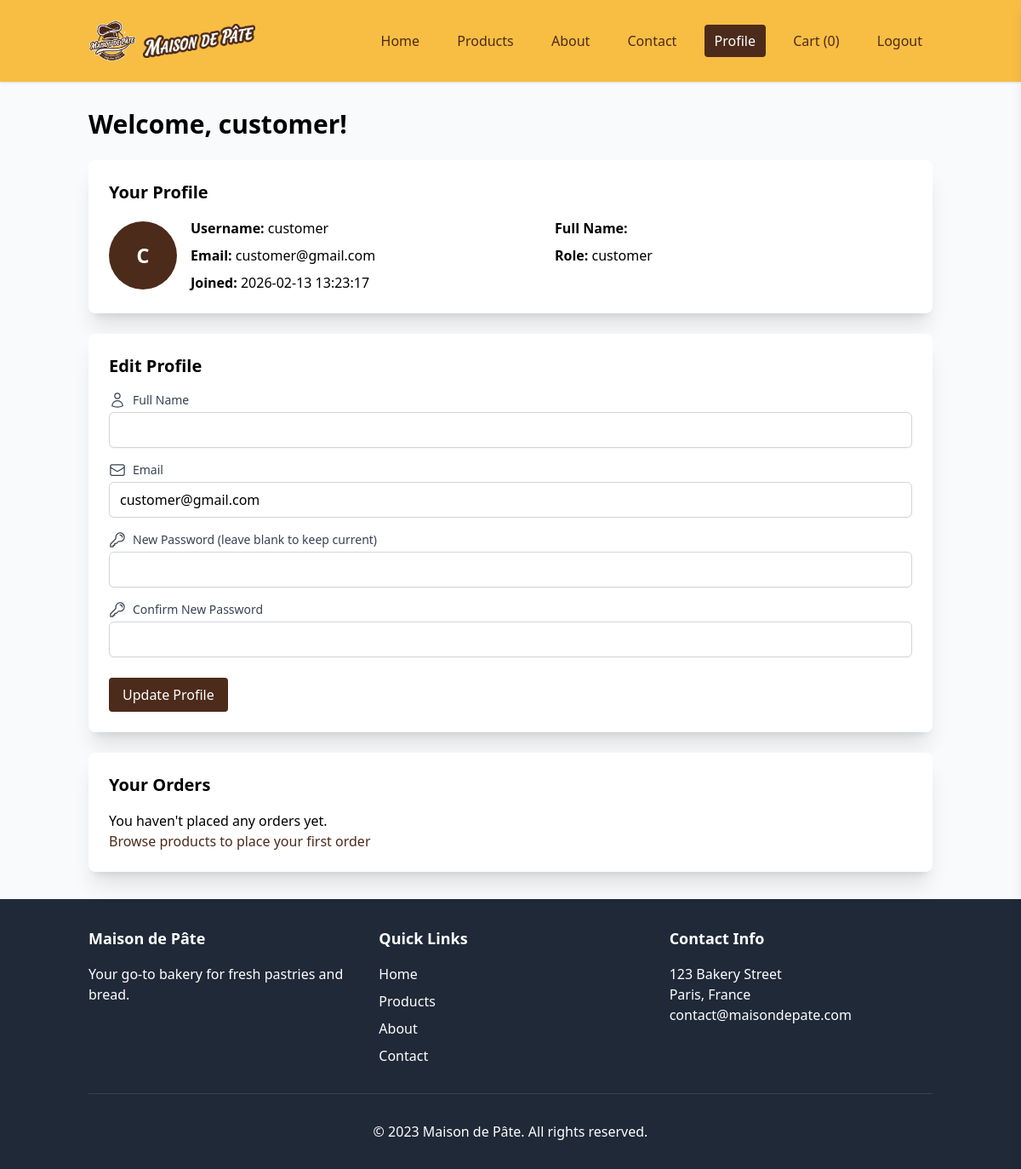
The app's page /dashboard.php (signed in) with its own data.
### tables this page shows
CREATE TABLE users (
    id INT AUTO_INCREMENT PRIMARY KEY,
    username VARCHAR(50) NOT NULL UNIQUE,
    fullname VARCHAR(100),
    email VARCHAR(100) NOT NULL UNIQUE,
    password VARCHAR(255) NOT NULL,
    role ENUM('customer', 'admin') DEFAULT 'customer',
    created_at TIMESTAMP DEFAULT CURRENT_TIMESTAMP
);

### includes/functions.php (called while the page is built, shortened)
<?php
function sanitize($input) {
    return htmlspecialchars(trim($input), ENT_QUOTES, 'UTF-8');
}
function getUser($pdo, $user_id) {
    $stmt = $pdo->prepare("SELECT * FROM users WHERE id = ?");
    $stmt->execute([$user_id]);
    return $stmt->fetch();
}
?>

### dashboard.php (the view, shortened to what this page needs)
<?php
require_once 'includes/functions.php';
require_once 'includes/db.php';
$user = getUser($pdo, $_SESSION['user_id']);
?>
<!DOCTYPE html>
<html lang="en">
<head>
    <script src="https://cdn.tailwindcss.com"></script>
    <link rel="stylesheet" href="https://cdnjs.cloudflare.com/ajax/libs/animate.css/4.1.1/animate.min.css">
</head>
<body class="bg-gray-50">
    <?php include 'includes/navbar.php'; ?>
    <div class="container mx-auto px-4 py-8">
        <h2 class="text-3xl font-bold mb-6 animate__animated animate__fadeInDown">Welcome, <?php echo sanitize($user['username']); ?>!</h2>
        <div class="bg-white p-6 rounded-lg shadow-xl mb-6 animate__animated animate__fadeInUp">
            <h3 class="text-xl font-semibold mb-4">Your Profile</h3>
            <div class="flex items-center space-x-4">
                <div class="w-20 h-20 bg-[#4c2b1b] rounded-full flex items-center justify-center text-white text-2xl font-bold">
                    <?php echo strtoupper(substr(sanitize($user['username']), 0, 1)); ?>
                </div>
                <div class="flex-1 grid grid-cols-1 md:grid-cols-2 gap-2">
                    <p><strong>Username:</strong> <?php echo sanitize($user['username']); ?></p>
                    <p><strong>Full Name:</strong> <?php echo sanitize($user['fullname'] ?? ''); ?></p>
                    <p><strong>Email:</strong> <?php echo sanitize($user['email']); ?></p>
                    <p><strong>Role:</strong> <?php echo sanitize($user['role']); ?></p>
                    <p><strong>Joined:</strong> <?php echo sanitize($user['created_at']); ?></p>
                </div>
            </div>
        </div>
        <div class="bg-white p-6 rounded-lg shadow-xl mb-6 animate__animated animate__fadeInUp">
            <h3 class="text-xl font-semibold mb-4">Edit Profile</h3>
                <form method="post">
                    <div class="mb-4">
                        <label for="fullname" class="block text-sm font-medium text-gray-700 flex items-center">
                            <span class="ml-2">Full Name</span>
                        </label>
                        <input type="text" name="fullname" id="fullname" value="<?php echo sanitize($user['fullname'] ?? ''); ?>" class="mt-1 block w-full px-3 py-2 border border-gray-300 rounded-md shadow-sm focus:outline-none focus:ring-[#4c2b1b] focus:border-[#4c2b1b]">
                    </div>
                    <div class="mb-4">
                        <label for="email" class="block text-sm font-medium text-gray-700 flex items-center">
                            <span class="ml-2">Email</span>
                        </label>
                        <input type="email" name="email" id="email" required value="<?php echo sanitize($user['email']); ?>" class="mt-1 block w-full px-3 py-2 border border-gray-300 rounded-md shadow-sm focus:outline-none focus:ring-[#4c2b1b] focus:border-[#4c2b1b]">
                    </div>
                    <div class="mb-4">
                        <label for="password" class="block text-sm font-medium text-gray-700 flex items-center">
                            <span class="ml-2">New Password (leave blank to keep current)</span>
                        </label>
                        <input type="password" name="password" id="password" class="mt-1 block w-full px-3 py-2 border border-gray-300 rounded-md shadow-sm focus:outline-none focus:ring-[#4c2b1b] focus:border-[#4c2b1b]">
                    </div>
                    <div class="mb-6">
                        <label for="confirm_password" class="block text-sm font-medium text-gray-700 flex items-center">
                            <span class="ml-2">Confirm New Password</span>
                        </label>
                        <input type="password" name="confirm_password" id="confirm_password" class="mt-1 block w-full px-3 py-2 border border-gray-300 rounded-md shadow-sm focus:outline-none focus:ring-[#4c2b1b] focus:border-[#4c2b1b]">
                    </div>
                    <button type="submit" class="bg-[#4c2b1b] text-white px-4 py-2 rounded hover:bg-[#3a1f14] transition duration-300">Update Profile</button>
                </form>
            </div>
            <div class="bg-white p-6 rounded-lg shadow-xl animate__animated animate__fadeInUp">
                <h3 id="orders" class="text-xl font-semibold mb-4">Your Orders</h3>
                <?php
                try {
                    $stmt = $pdo->prepare("SELECT * FROM orders WHERE user_id = ? ORDER BY order_date DESC");
                    $stmt->execute([$_SESSION['user_id']]);
                    $orders = $stmt->fetchAll();
                    if ($orders): ?>
                        <div class="overflow-x-auto">
                            <table class="min-w-full">
                                <thead class="bg-gray-50">
                                    <tr>
                                        <th class="px-6 py-3 text-left text-xs font-medium text-gray-500 uppercase tracking-wider">Order ID</th>
                                        <th class="px-6 py-3 text-left text-xs font-medium text-gray-500 uppercase tracking-wider">Date</th>
                                        <th class="px-6 py-3 text-left text-xs font-medium text-gray-500 uppercase tracking-wider">Total</th>
                                        <th class="px-6 py-3 text-left text-xs font-medium text-gray-500 uppercase tracking-wider">Status</th>
                                        <th class="px-6 py-3 text-left text-xs font-medium text-gray-500 uppercase tracking-wider">Actions</th>
                                    </tr>
                                </thead>
                                <tbody class="bg-white divide-y divide-gray-200">
                                    <?php foreach ($orders as $order): ?>
                                        <?php
                                        $items_stmt = $pdo->prepare("SELECT oi.quantity, oi.price, p.name FROM order_items oi JOIN products p ON oi.product_id = p.id WHERE oi.order_id = ?");
                                        $items_stmt->execute([$order['id']]);
                                        $items = $items_stmt->fetchAll();
                                        ?>
                                        <tr>
                                            <td class="px-6 py-4 whitespace-nowrap"><?php echo $order['id']; ?></td>
                                            <td class="px-6 py-4 whitespace-nowrap"><?php echo date('Y-m-d H:i', strtotime($order['order_date'])); ?></td>
                                            <td class="px-6 py-4 whitespace-nowrap">$<?php echo number_format($order['total'], 2); ?></td>
                                            <td class="px-6 py-4 whitespace-nowrap"><?php echo ucfirst($order['status']); ?></td>
                                            <td class="px-6 py-4 whitespace-nowrap"><button onclick="toggleDetails(<?php echo $order['id']; ?>)" class="text-[#4c2b1b] hover:text-[#3a1f14] hover:underline transition duration-300">View Details</button></td>
                                        </tr>
                                        <tr id="details-<?php echo $order['id']; ?>" style="display:none;">
                                            <td colspan="5" class="px-6 py-4">
                                                <div class="bg-gray-50 p-4 rounded">
                                                    <h4 class="font-semibold mb-2">Order Items:</h4>
                                                    <ul class="space-y-1">
                                                        <?php foreach ($items as $item): ?>
                                                            <li><?php echo sanitize($item['name']); ?> - Quantity: <?php echo $item['quantity']; ?> - Price: $<?php echo number_format($item['price'], 2); ?></li>
                                                        <?php endforeach; ?>
                                                    </ul>
                                                </div>
                                            </td>
                                        </tr>
                                    <?php endforeach; ?>
                                </tbody>
                            </table>
                        </div>
                    <?php else: ?>
                        <p>You haven't placed any orders yet.</p>
                        <a href="products.php" class="text-[#4c2b1b] hover:text-[#3a1f14] hover:underline transition duration-300">Browse products to place your first order</a>
                    <?php endif;
                } catch (PDOException $e) {
                    echo '<p class="text-red-500">Failed to load orders.</p>';
                }
                ?>
            </div>
        </div>
    <?php include 'includes/footer.php'; ?>
</body>
</html>

### records on screen
users: username "customer", username "C", email "customer@gmail.com", role "customer", created_at "2026-02-13 13:23:17"

### other values on screen
count($_SESSION['cart'] ?? []) "0"
